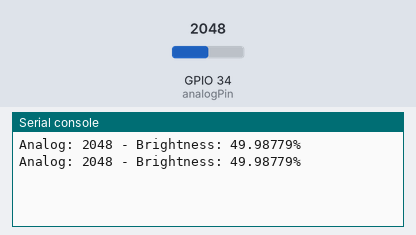
Bench run of a program on a simulated ESP32 board running MicroPython. Shown: the last lines printed to the serial console. Inputs (shaded band) come from the test bench; at power-on: GPIO 34 (analogPin) = 2048 (analog values on the 0–4095 scale).

Above: at 1.2 s.
1.3 s: GPIO 34 (analogPin) set to 2866
At 2.6 s:
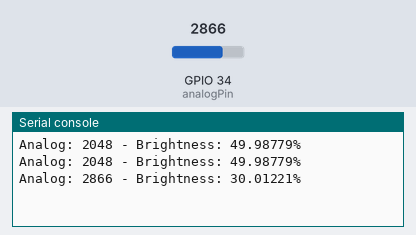
2.8 s: GPIO 34 (analogPin) set to 3603
At 3.5 s:
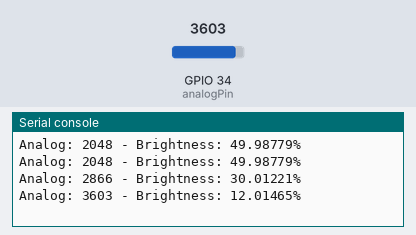
Timing chart, 0 to 5.8 s (numbered marks = the images above; inputs shaded):
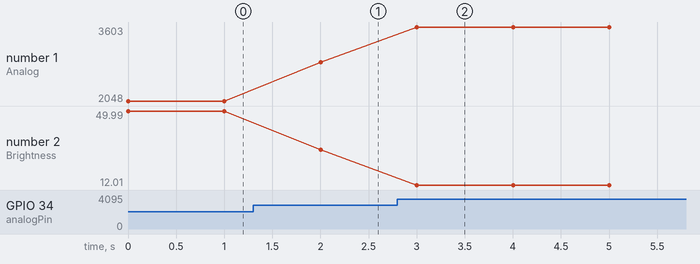

The program:

task-3_light.py
```python
from machine import Pin, ADC, PWM
from time import sleep

analogPin = ADC(Pin(34))
analogPin.atten(ADC.ATTN_11DB)

MAX_ANALOG_VAL = 4095

while True:
    analogVal = analogPin.read()
    rel_val = analogVal/MAX_ANALOG_VAL
    print("Analog: "+str(analogVal)+" - Brightness: "+str(100-rel_val*100)+"%")
    sleep(1)
```

Measured:
- after the input at 1.3 s, the serial console: prints a new line after 0.70 s (image 1)
- after the input at 2.8 s, the serial console: prints a new line after 0.20 s (image 2)
- plotted number 1: 2048 → 2866 after the input at 1.3 s, 2866 → 3603 after the input at 2.8 s
- plotted number 2: 49.99 → 30.01 after the input at 1.3 s, 30.01 → 12.01 after the input at 2.8 s
